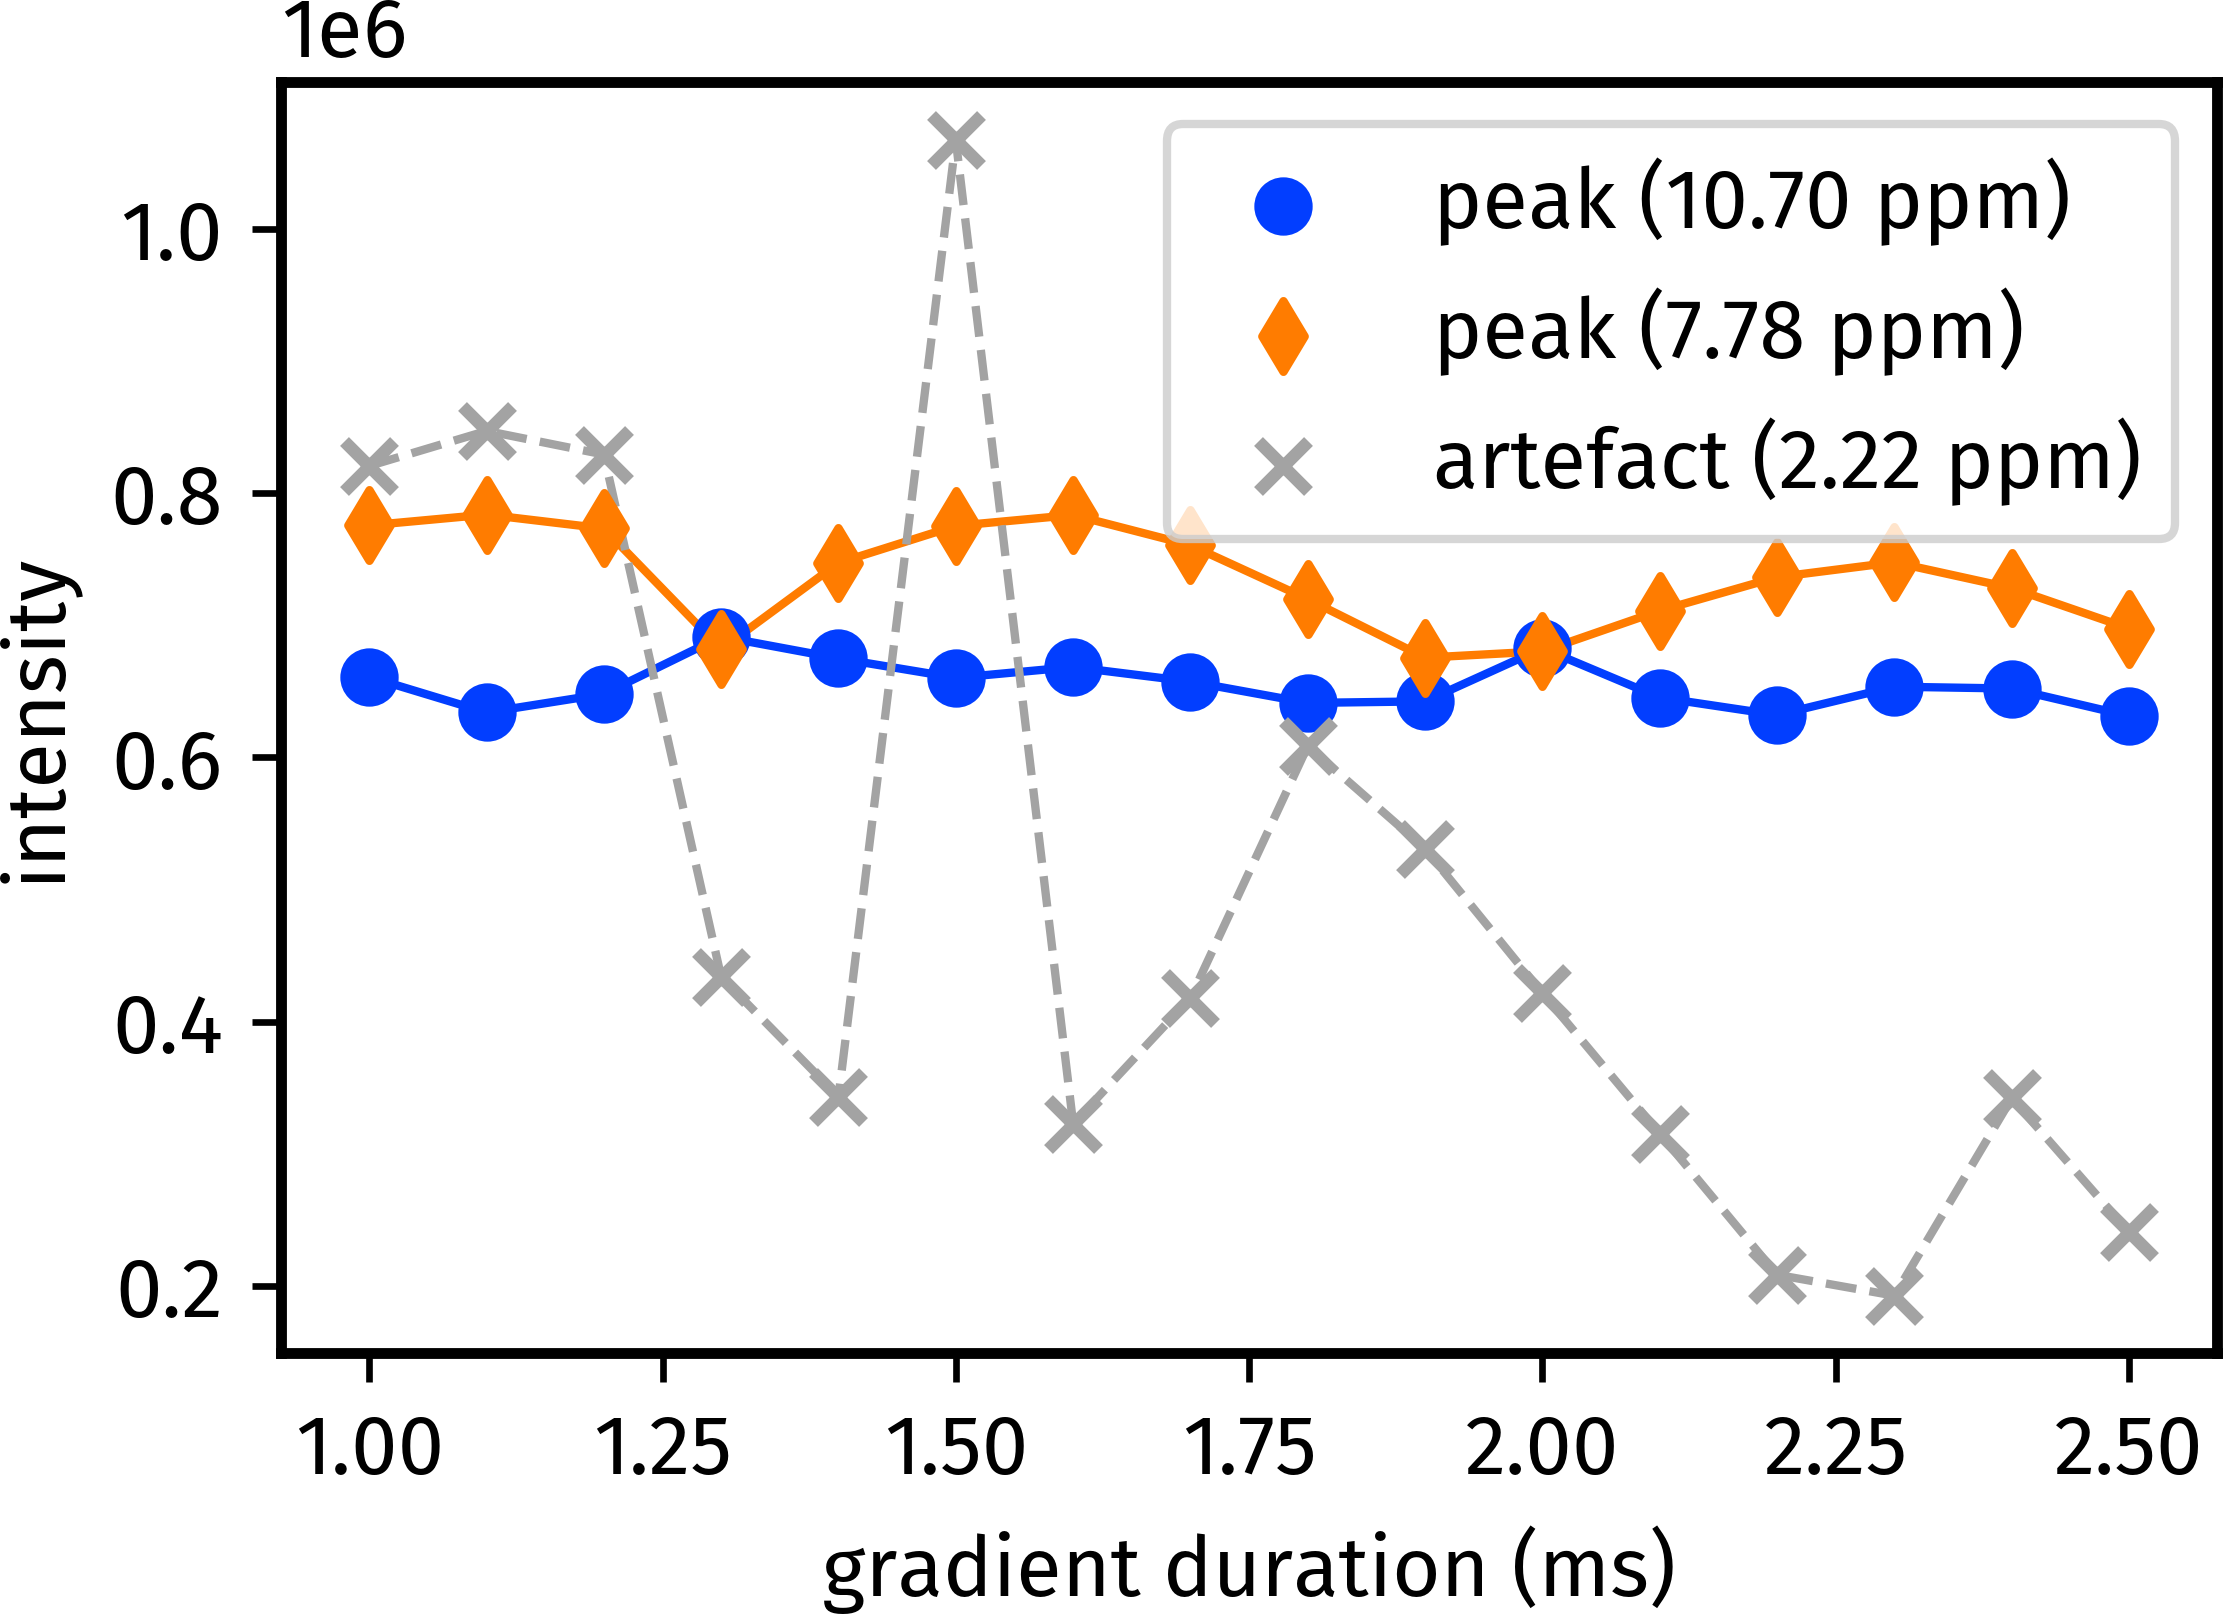

The script that drew this image:
import penguins as pg
import aptenodytes as apt

apt.thesis()
p = apt.nmrd() / '200926-7z-n15-cnst16-scan'

dss = [pg.read(p, e * 1000 + 1) for e in range(17, 33)]
projs = [ds.f2projp() for ds in dss]
cnst16s = [ds['cnst16'] for ds in dss]

peaks = [10.70, 7.78, 2.22]
margin = 0.4
peak1_ints = [proj.integrate(peaks[0], margin=margin) for proj in projs]
peak2_ints = [proj.integrate(peaks[1], margin=margin) for proj in projs]
artef_ints = [proj.integrate(peaks[2], margin=margin) for proj in projs]

fig, ax = pg.subplots(figsize=(4, 3))
pastel = pg.color_palette('pastel')
ax.scatter(cnst16s, peak1_ints, label='peak (10.70 ppm)')
ax.scatter(cnst16s, peak2_ints, marker='d', label='peak (7.78 ppm)')
ax.scatter(cnst16s, artef_ints, marker='x', color=apt.PAL[7], label='artefact (2.22 ppm)')
ax.plot(cnst16s, peak1_ints, linewidth=1, zorder=-1)
ax.plot(cnst16s, peak2_ints, linewidth=1, zorder=-1)
ax.plot(cnst16s, artef_ints, linewidth=1, linestyle='--', zorder=-1,
        color=apt.PAL[7])
ax.legend()
ax.set_xlabel('gradient duration (ms)')
ax.set_ylabel('intensity')
pg.style_axes(ax, 'plot')

# apt.show()
apt.save(__file__)
